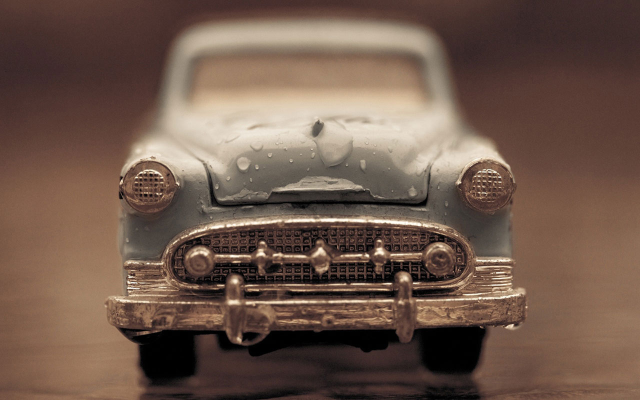
#> input picture sample.jpg, 1280 x 800 px, given in place of the camera (shown at 1/2 size)
$ python custom_motion_detector.py
#> lines starting #> are read from the running program, lines starting #| are printed output that depends on the picture
import argparse
import datetime
import imutils
import time
import cv2
import datetime

camera = cv2.VideoCapture(0)
time.sleep(0.25)

# initialize the first frame in the video stream
firstFrame = None

# loop over the frames of the video
while True:
	# grab the current frame and initialize the occupied/unoccupied
	# text
	(grabbed, frame) = camera.read()
#> frame is the input picture: shape (800, 1280, 3); mean B, G, R 75.5, 88.2, 111.2
	text = "Unoccupied"

	# if the frame could not be grabbed, then we have reached the end
	# of the video
	if not grabbed:
		break

	# resize the frame, convert it to grayscale, and blur it
	frame = imutils.resize(frame, width=500)
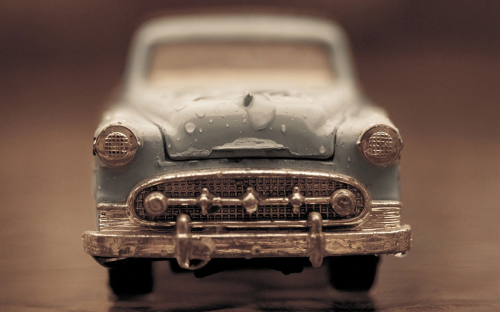
#> frame: shape (312, 500, 3); mean B, G, R 75.5, 88.2, 111.2
	gray = cv2.cvtColor(frame, cv2.COLOR_BGR2GRAY)
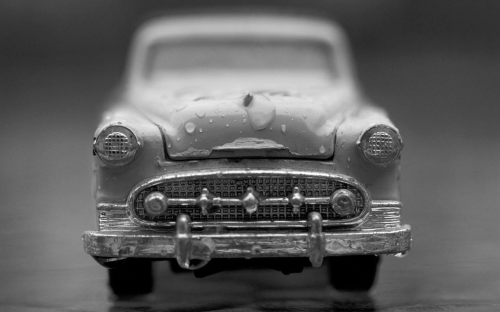
#> gray: shape (312, 500); min 0, max 253, mean 93.7
	gray = cv2.GaussianBlur(gray, (21, 21), 0)
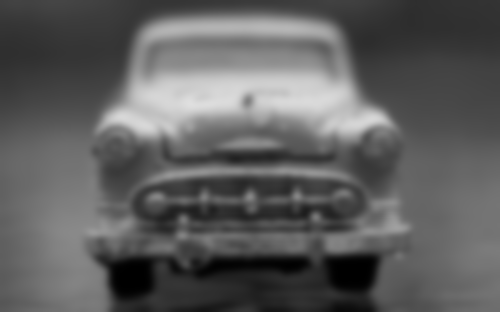
#> gray: shape (312, 500); min 0, max 223, mean 93.7

	# if the first frame is None, initialize it
	if firstFrame is None:
		firstFrame = gray
		continue

	# compute the absolute difference between the current frame and
	# first frame
	frameDelta = cv2.absdiff(firstFrame, gray)
	thresh = cv2.threshold(frameDelta, 25, 255, cv2.THRESH_BINARY)[1]

	# dilate the thresholded image to fill in holes, then find contours
	# on thresholded image
	thresh = cv2.dilate(thresh, None, iterations=2)
	cnts = cv2.findContours(thresh.copy(), cv2.RETR_EXTERNAL,cv2.CHAIN_APPROX_SIMPLE)[-2]

	# loop over the contours
	for c in cnts:
		# if the contour is too small, ignore it. default minimum area size is 500
		if cv2.contourArea(c) < 500:
			continue

		# compute the bounding box for the contour, draw it on the frame,
		# and update the text
		(x, y, w, h) = cv2.boundingRect(c)
		cv2.rectangle(frame, (x, y), (x + w, y + h), (0, 255, 0), 2)
		text = "Occupied"

		#save the frame every 3 seconds
		start_time = datetime.datetime.now()

		file = "C:/Users/bhegde/Desktop/pro_dump/python/opencv/test_image.png"
		cv2.imwrite(file, frame)

	# draw the text and timestamp on the frame
	cv2.putText(frame, "Room Status: {}".format(text), (10, 20),
		cv2.FONT_HERSHEY_SIMPLEX, 0.5, (0, 0, 255), 2)
	cv2.putText(frame, datetime.datetime.now().strftime("%A %d %B %Y %I:%M:%S%p"),
		(10, frame.shape[0] - 10), cv2.FONT_HERSHEY_SIMPLEX, 0.35, (0, 0, 255), 1)

	# show the frame and record if the user presses a key
	cv2.imshow("Security Feed", frame)
	cv2.imshow("Thresh", thresh)
	cv2.imshow("Frame Delta", frameDelta)
	key = cv2.waitKey(1) & 0xFF

	# if the `q` key is pressed, break from the lop
	if key == ord("q"):
		break

# cleanup the camera and close any open windows
camera.release()
cv2.destroyAllWindows()

$ run again, on yellow_ball.jpg
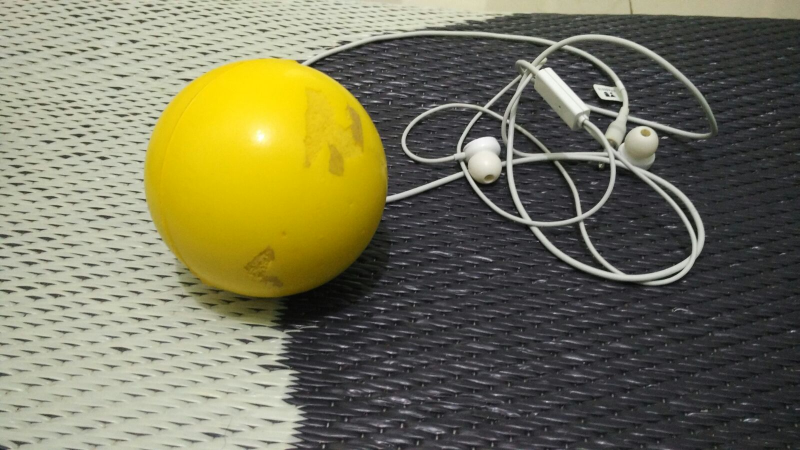
#> input picture yellow_ball.jpg, 1599 x 900 px, given in place of the camera (shown at 1/2 size)
#> frame is the input picture: shape (900, 1599, 3); mean B, G, R 88.9, 115.7, 118.1
#> `frame = imutils.resize(frame, width=500)`:
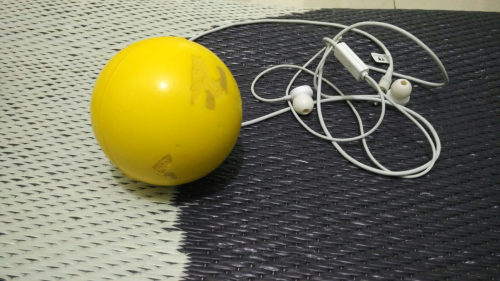
#> frame: shape (281, 500, 3); mean B, G, R 88.9, 115.7, 118.1
#> `gray = cv2.GaussianBlur(gray, (21, 21), 0)`:
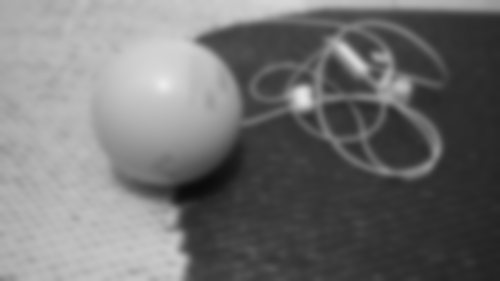
#> gray: shape (281, 500); min 11, max 235, mean 113.4
